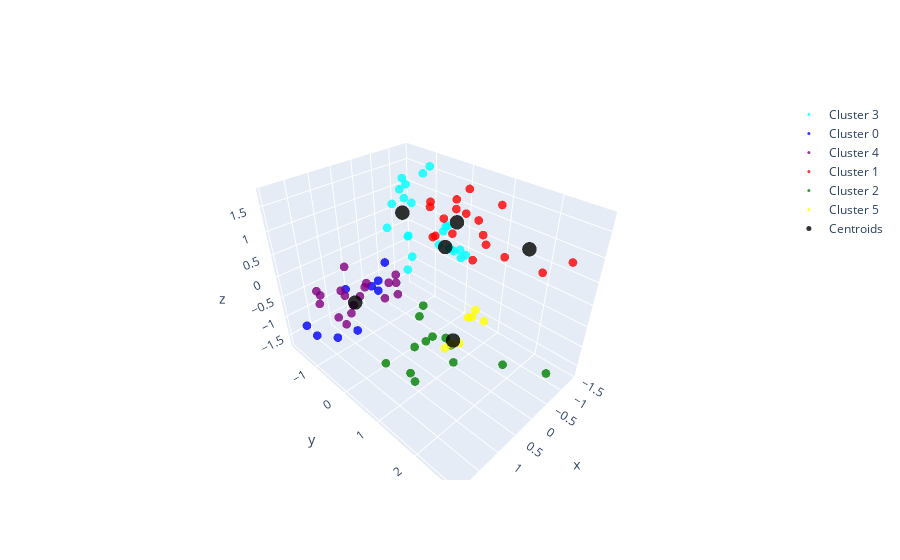

The code cell stored with this chart in its notebook:
### Code cell
# Mostramos los grupos en un gráfico 3D
import plotly.graph_objects as go

# Columna auxiliar
df_male['Cluster_male'] = kmeans.fit_predict(df_male[['Age', 'Annual Income', 'Spending Score']])

# Define los colores para cada cluster
colores = ['blue', 'red', 'green', 'cyan', 'purple', 'yellow']

fig_male = go.Figure()

# Scatter plot para cada cluster
for i in df_male['Cluster_male'].unique():
  df_cluster = df_male[df_male['Cluster_male'] == i]
  fig_male.add_trace(go.Scatter3d(
    x = df_cluster['Age'], 
    y = df_cluster['Annual Income'], 
    z = df_cluster['Spending Score'], 
    mode = 'markers',
    marker = dict(
      size = 3,
      color = colores[i],
      opacity = 0.8
    ),
    name = 'Cluster ' + str(i)
  ))

# Añade los centroides al gráfico
fig_male.add_trace(go.Scatter3d(
  x = centroids_male[:, 0], 
  y = centroids_male[:, 1], 
  z = centroids_male[:, 2], 
  mode = 'markers',
  marker = dict(
    size = 5,
    color = 'black',                
    opacity = 0.8
  ),
  name = 'Centroids'
))

fig_male.show()

### Figure 1 — Plotly figure (JSON) as saved in the notebook; plotly's stock layout.template omitted (floating-point values rounded to 4 significant figures)
{"data": [{"marker": {"color": "cyan", "opacity": 0.8, "size": 3}, "mode": "markers", "name": "Cluster 3", "type": "scatter3d", "x": [-1.341, -1.212, -1.148, -1.277, -0.9544, -0.5676, -0.6965, -0.3098, -1.406, -1.019, -0.4387, -1.341, -1.406, -1.341, -0.8899, 0.01245, -0.1165, -1.406, -1.019, -1.277, -0.8899, -1.341, -0.8255], "y": [-1.773, -1.773, -1.585, -1.548, -1.435, -1.398, -1.285, -1.285, -1.097, -0.9095, -0.7593, -0.6092, -0.5341, -0.5341, -0.3089, -0.3089, -0.3089, -0.1212, -0.08361, -0.04607, -0.008532, 0.06655, 0.1792], "z": [-0.3409, 1.165, 1.093, 0.6269, 0.8778, 0.8778, 1.2, 0.4477, 1.559, 1.559, 0.4118, 0.2326, 0.376, 0.376, 0.1967, -0.01833, 0.2326, -0.2693, 0.1251, 0.01752, 0.2326, -0.09002, 0.2684]}, {"marker": {"color": "blue", "opacity": 0.8, "size": 3}, "mode": "markers", "name": "Cluster 0", "type": "scatter3d", "x": [1.559, 1.753, -0.1809, 0.7859, -0.3098, 1.302, 0.8504, 0.5281, 0.4636], "y": [-1.623, -1.623, -1.585, -1.473, -1.435, -1.21, -1.097, -0.8719, -0.7218], "z": [-1.631, -1.237, -1.273, -0.6994, -0.4843, -1.596, -1.596, -0.4485, -0.2693]}, {"marker": {"color": "purple", "opacity": 0.8, "size": 3}, "mode": "markers", "name": "Cluster 4", "type": "scatter3d", "x": [1.237, 1.882, 0.8504, 1.946, 1.495, 1.946, 1.237, 1.108, 1.753, 0.5281, 0.5281, 0.5281, 1.753, 0.5925, 0.9148, 1.817, 1.688, 1.624], "y": [-0.7218, -0.6842, -0.6092, -0.6092, -0.5341, -0.4965, -0.3089, -0.3089, -0.3089, -0.3089, -0.08361, -0.04607, -0.008532, -0.008532, 0.02901, 0.02901, 0.02901, 0.02901], "z": [0.4118, -0.09002, -0.09002, 0.2684, 0.08921, 0.2326, -0.05418, 0.08921, -0.2693, -0.09002, 0.01752, -0.2334, 0.376, 0.2684, -0.09002, -0.1976, -0.01833, 0.1251]}, {"marker": {"color": "red", "opacity": 0.8, "size": 3}, "mode": "markers", "name": "Cluster 1", "type": "scatter3d", "x": [-0.052, 0.01245, -0.1165, -0.052, -0.5032, -0.5032, -0.761, -0.3743, -0.052, -0.5032, -0.761, -0.2454, -0.8255, -0.3098, -0.6321, -0.761, -0.5032, -0.6321], "y": [0.2542, 0.3293, 0.3293, 0.3293, 0.4044, 0.4795, 0.5546, 0.5921, 0.5921, 0.93, 0.93, 0.93, 0.9675, 1.155, 1.38, 1.456, 2.394, 2.807], "z": [1.523, 1.666, 0.9495, 0.9495, 0.8778, 1.595, 1.738, 1.487, 1.416, 0.5194, 0.9495, 1.559, 0.7344, 1.487, 1.738, 0.6986, 0.9137, 1.236]}, {"marker": {"color": "green", "opacity": 0.8, "size": 3}, "mode": "markers", "name": "Cluster 2", "type": "scatter3d", "x": [0.2058, 1.237, 0.4636, 0.5281, 0.2058, 0.657, 0.1414, 0.01245, 1.173, 1.237, 0.3992, -0.4387, -0.5032], "y": [0.3293, 0.3293, 0.3293, 0.5546, 0.5921, 0.8549, 0.8924, 0.93, 0.9675, 1.155, 1.343, 1.906, 2.807], "z": [-0.4843, -1.345, -1.416, -0.4485, -1.13, -0.807, -1.022, -1.273, -1.201, -1.237, -1.201, -1.452, -1.094]}, {"marker": {"color": "yellow", "opacity": 0.8, "size": 3}, "mode": "markers", "name": "Cluster 5", "type": "scatter3d", "x": [-1.277, -1.341, -0.9544, -0.1809, -0.3743, -1.341, -0.2454], "y": [0.4044, 0.4419, 0.5546, 0.5921, 0.5921, 0.7047, 0.93], "z": [-1.56, -1.38, -1.309, -1.703, -1.703, -1.56, -1.38]}, {"marker": {"color": "black", "opacity": 0.8, "size": 5}, "mode": "markers", "name": "Centroids", "type": "scatter3d", "x": [-0.6321, 1.227, -0.3605, -0.08593, -0.9866, -0.8354], "y": [2.009, -0.5081, 0.627, 0.8885, -0.2181, -1.374], "z": [1.147, -0.3106, 1.247, -1.23, 0.14, 0.5938]}], "layout": {}}
